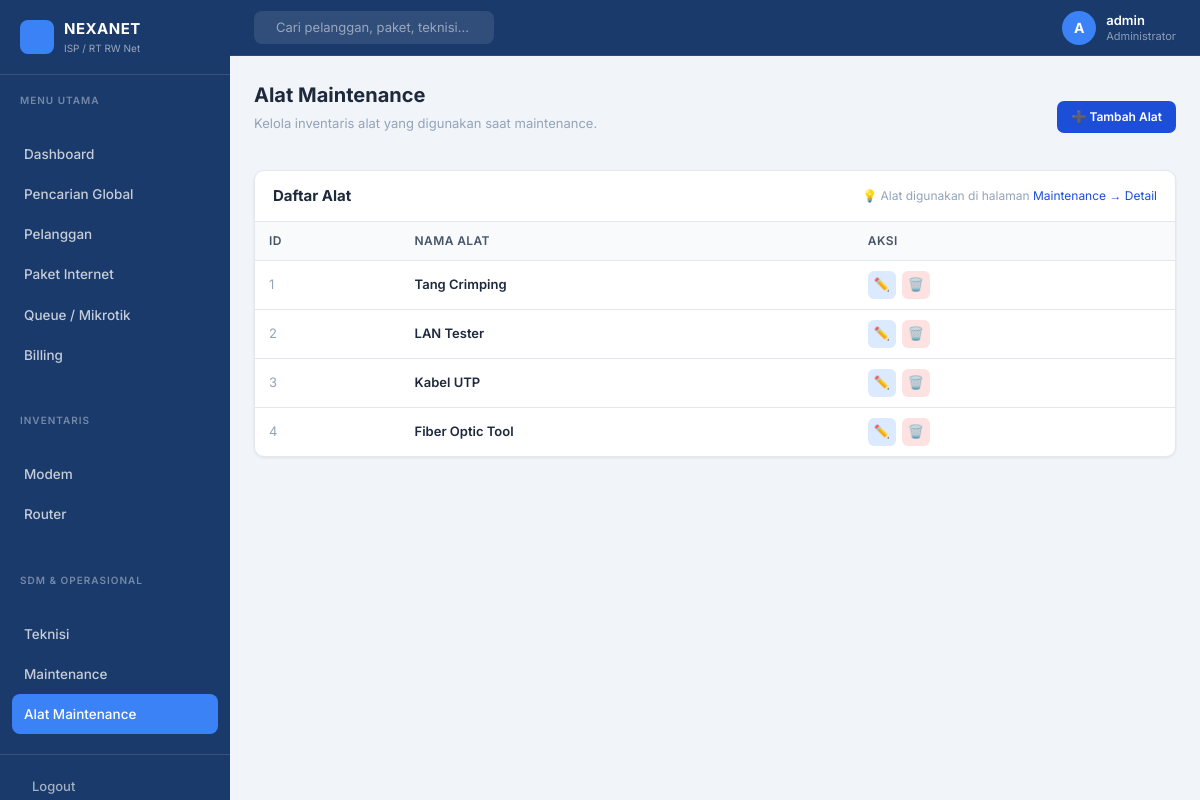
The app's page /templates/alat_mt/index.php (signed in), older data.
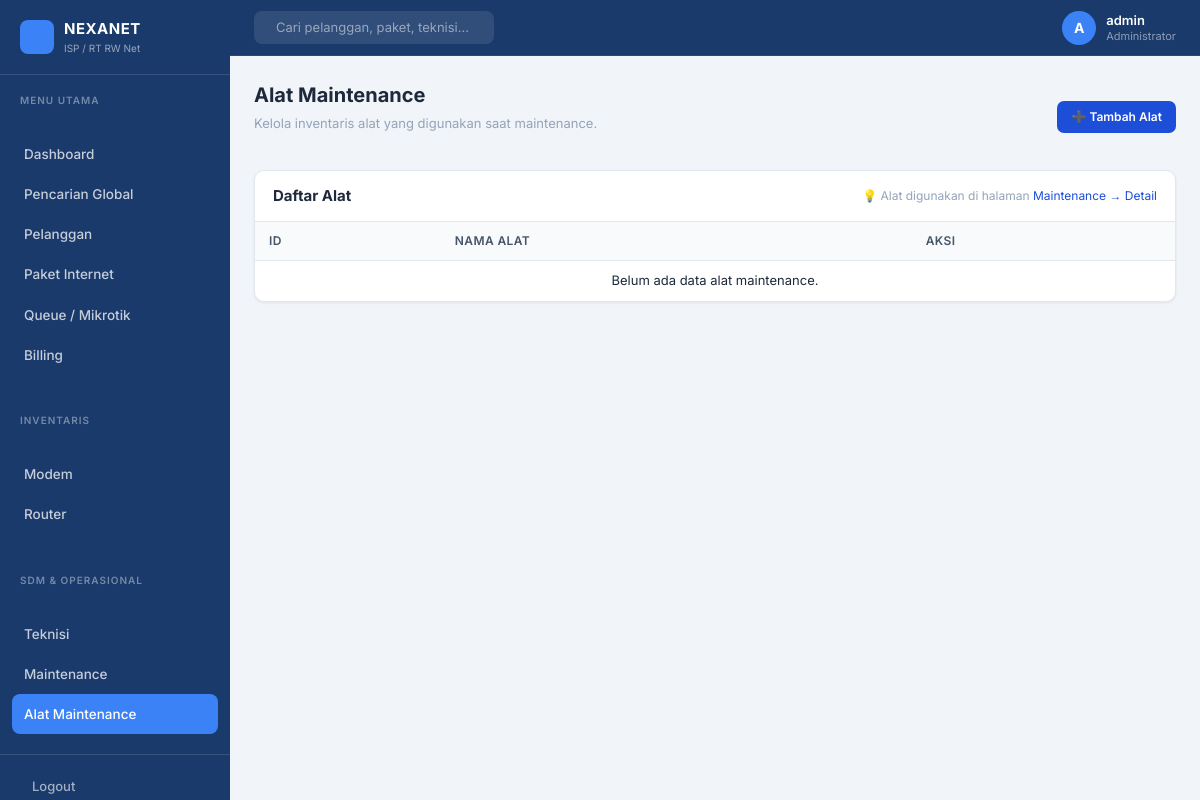
The same page, newer data.
### tables this page shows
CREATE TABLE `alat_mt` (
  `id_alat` int(11) NOT NULL,
  `nama_alat` varchar(20) NOT NULL
);

### templates/alat_mt/index.php (the view, shortened to what this page needs)
<?php
include __DIR__ . '/../layouts/header.php';
include __DIR__ . '/../layouts/sidebar.php';
include __DIR__ . '/../layouts/navbar.php';
$result = mysqli_query($conn, "SELECT * FROM alat_mt ORDER BY id_alat ASC");
?>
<div class="main-content">
<div class="page-body">
    <div class="page-actions">
        <div>
            <div class="page-title">Alat Maintenance</div>
            <div class="page-subtitle">Kelola inventaris alat yang digunakan saat maintenance.</div>
        </div>
        <a href="tambah.php"><button class="btn-primary-sm">➕ Tambah Alat</button></a>
    </div>
    <div class="panel">
        <div class="panel-header">
            <div class="panel-title">Daftar Alat</div>
            <div style="font-size:12px;color:var(--gray-400)">
                💡 Alat digunakan di halaman <a href="../maintenance/index.php" style="color:var(--blue-mid)">Maintenance → Detail</a>
            </div>
        </div>
        <table class="dash-table">
            <thead>
                <tr>
                    <th>ID</th>
                    <th>Nama Alat</th>
                    <th>Aksi</th>
                </tr>
            </thead>
            <tbody>
            <?php if ($result && mysqli_num_rows($result) > 0): ?>
                <?php while ($row = mysqli_fetch_assoc($result)): ?>
                <tr>
                    <td style="color:var(--gray-400)"><?= $row['id_alat'] ?></td>
                    <td style="font-weight:600"><?= htmlspecialchars($row['nama_alat']) ?></td>
                    <td>
                        <div style="display:flex;gap:6px">
                            <a href="edit.php?id=<?= $row['id_alat'] ?>" class="btn-action btn-edit" title="Edit">✏️</a>
                            <a href="../../backend/alat_mt/hapus.php?id=<?= $row['id_alat'] ?>"
                               class="btn-action btn-hapus" title="Hapus"
                               onclick="return confirm('Hapus alat ini?')">🗑️</a>
                        </div>
                    </td>
                </tr>
                <?php endwhile; ?>
            <?php else: ?>
                <tr><td colspan="3" class="empty-state">Belum ada data alat maintenance.</td></tr>
            <?php endif; ?>
            </tbody>
        </table>
    </div>
</div>
</div>
</body>
</html>

### templates/layouts/header.php (shortened to what this page needs)
<!DOCTYPE html>
<html lang="id">
<head>
    <link href="https://cdn.jsdelivr.net/npm/bootstrap@5.3.2/dist/css/bootstrap.min.css" rel="stylesheet">
    <link rel="stylesheet" href="/isp-management/assets/css/style.css">
</head>
<body>

### templates/layouts/sidebar.php
<?php
$current = $_SERVER['REQUEST_URI'];
function nav_active(string $path): string {
    global $current;
    return str_contains($current, $path) ? 'active' : '';
}
?>
<div class="sidebar">
    <div class="sidebar-brand">
        <div class="brand-icon"></div>
        <div>
            <div class="brand-name">NEXANET</div>
            <div class="brand-sub">ISP / RT RW Net</div>
        </div>
    </div>
    <p class="sidebar-section-label">Menu Utama</p>
    <ul class="sidebar-nav">
        <li>
            <a href="/isp-management/templates/dashboard/index.php"
               class="<?= nav_active('dashboard') ?>">
                Dashboard
            </a>
        </li>
        <li>
            <a href="/isp-management/templates/search.php"
               class="<?= nav_active('search') ?>">
                Pencarian Global
            </a>
        </li>
        <li>
            <a href="/isp-management/templates/pelanggan/index.php"
               class="<?= nav_active('pelanggan') ?>">
                Pelanggan
            </a>
        </li>
        <li>
            <a href="/isp-management/templates/paket/index.php"
               class="<?= nav_active('paket') ?>">
                Paket Internet
            </a>
        </li>
        <li>
            <a href="/isp-management/templates/queue/index.php"
               class="<?= nav_active('queue') ?>">
                Queue / Mikrotik
            </a>
        </li>
        <li>
            <a href="/isp-management/templates/billing/index.php"
               class="<?= nav_active('billing') ?>">
                Billing
            </a>
        </li>
    </ul>
    <p class="sidebar-section-label">Inventaris</p>
    <ul class="sidebar-nav">
        <li>
            <a href="/isp-management/templates/modem/index.php"
               class="<?= nav_active('modem') ?>">
                Modem
            </a>
        </li>
        <li>
            <a href="/isp-management/templates/router/index.php"
               class="<?= nav_active('router') ?>">
                Router
            </a>
        </li>
    </ul>
    <p class="sidebar-section-label">SDM & Operasional</p>
    <ul class="sidebar-nav">
        <li>
            <a href="/isp-management/templates/teknisi/index.php"
               class="<?= nav_active('teknisi') ?>">
                Teknisi
            </a>
        </li>
        <li>
            <a href="/isp-management/templates/maintenance/index.php"
               class="<?= nav_active('maintenance') ?>">
                Maintenance
            </a>
        </li>
        <li>
            <a href="/isp-management/templates/alat_mt/index.php"
               class="<?= nav_active('alat_mt') ?>">
                Alat Maintenance
            </a>
        </li>
    </ul>
    <div class="sidebar-footer">
        <a href="/isp-management/backend/auth/logout.php">
            Logout
        </a>
    </div>
</div>

### templates/layouts/navbar.php (shortened to what this page needs)
<?php
$username = $_SESSION['user']['username'] ?? 'Admin';
$initial  = strtoupper(substr($username, 0, 1));
?>
<nav class="navbar-top">
    <form class="navbar-search" method="GET" action="/isp-management/templates/search.php">
        <input type="text" name="q"
            value="<?= htmlspecialchars($_GET['q'] ?? '') ?>"
            placeholder="Cari pelanggan, paket, teknisi..."
            autocomplete="off">
    </form>
    <div class="navbar-right">
        <div class="navbar-user">
            <div class="user-avatar"><?= htmlspecialchars($initial) ?></div>
            <div class="user-info">
                <div class="user-name"><?= htmlspecialchars($username) ?></div>
                <div class="user-role">Administrator</div>
            </div>
        </div>
    </div>
</nav>

Row changes from the older to the newer data that the page shows:
removed alat_mt: id_alat "1", nama_alat "Tang Crimping"
removed alat_mt: id_alat "2", nama_alat "LAN Tester"
removed alat_mt: id_alat "3", nama_alat "Kabel UTP"
removed alat_mt: id_alat "4", nama_alat "Fiber Optic Tool"
Text that changed along with them:
text now shown: "Belum ada data alat maintenance."
